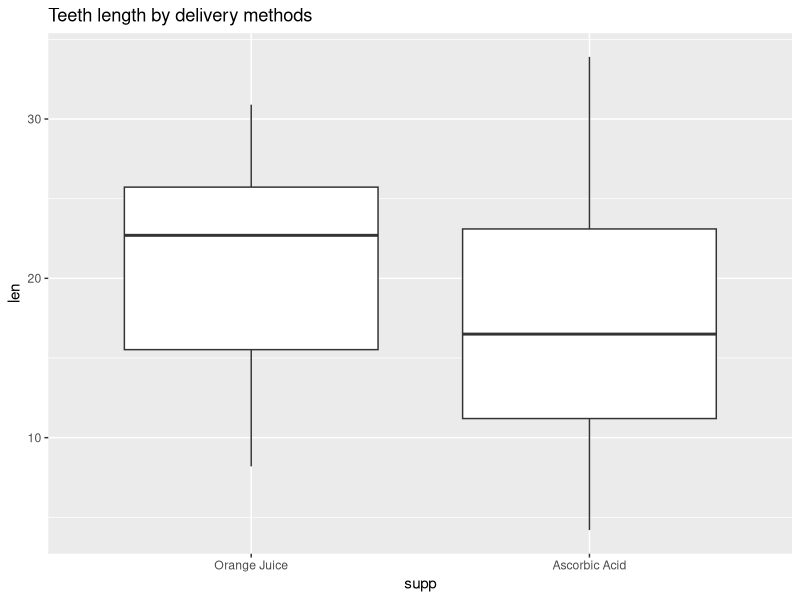
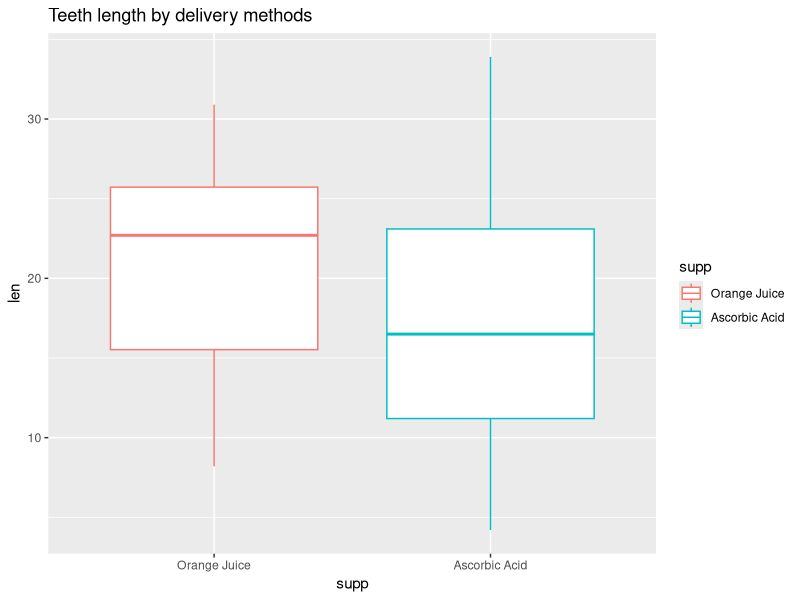
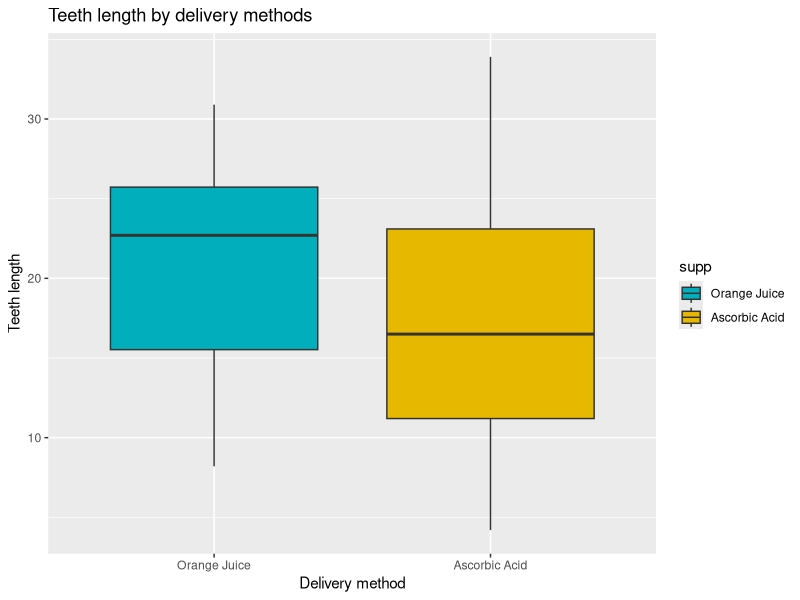
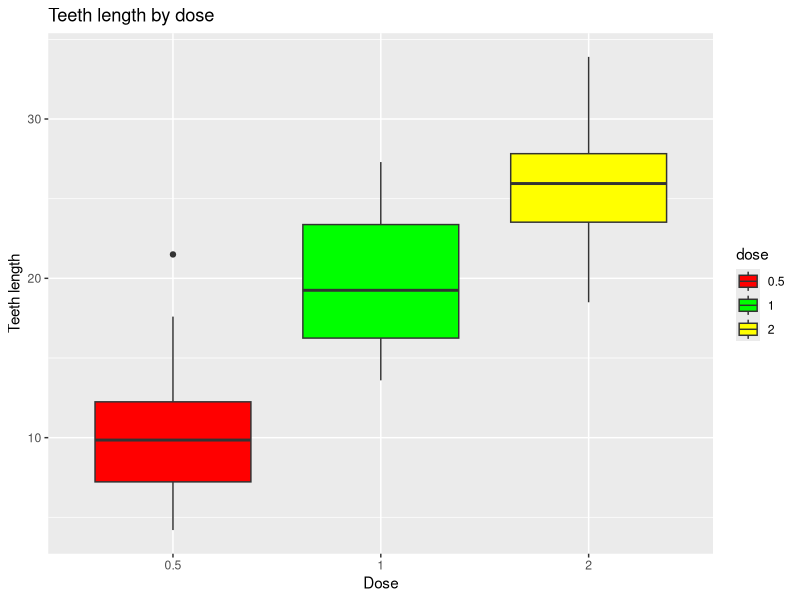
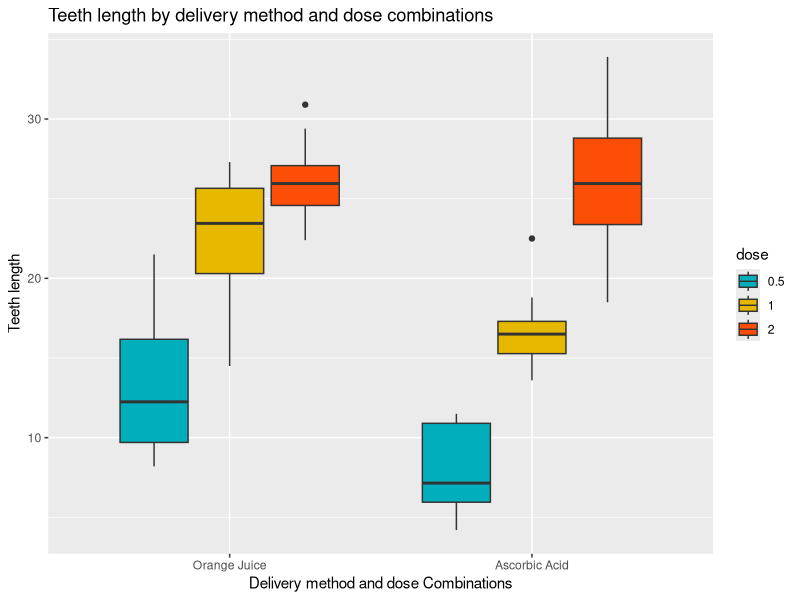
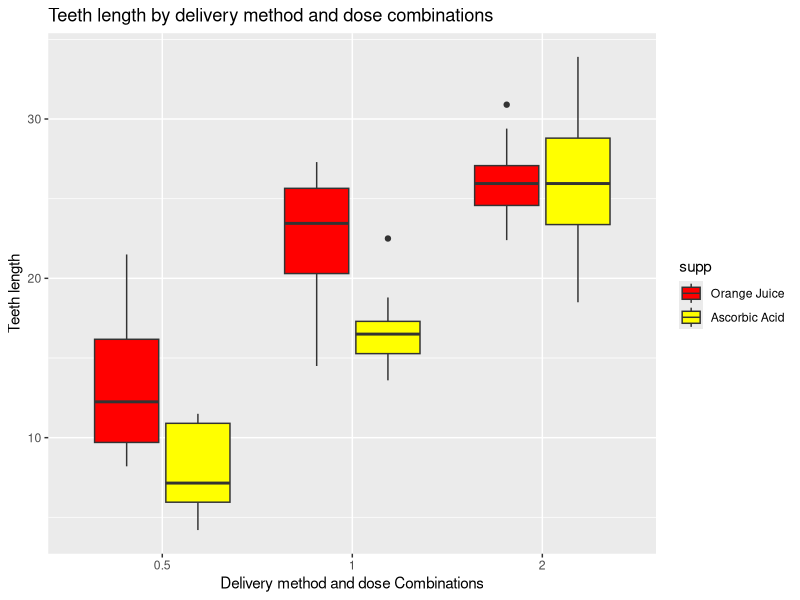
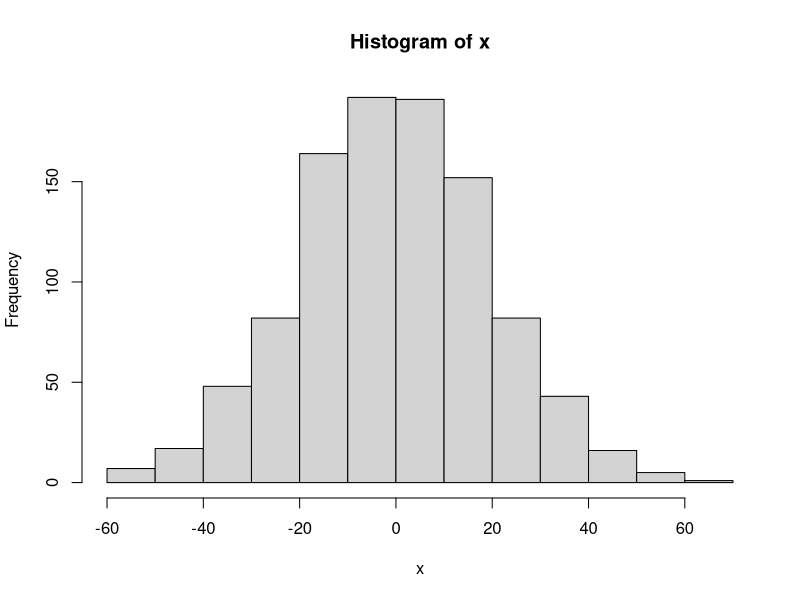
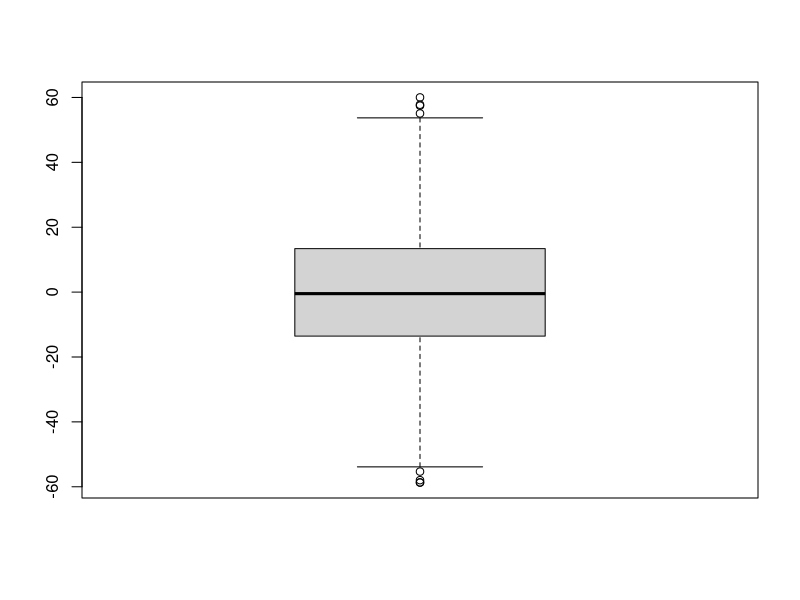

Here is the R script that generated these plots, in order:
######################################################################################
################ Comparing the means of two groups (or only one) #####################
#####################################################################################

# library(dplyr) 
library(ggplot2)
library(ggpubr)

data("ToothGrowth")
?ToothGrowth

ToothGrowth$dose <- as.factor(ToothGrowth$dose)
ToothGrowth$supp <- as.factor(ToothGrowth$supp)
levels(ToothGrowth$supp)=c("Orange Juice","Ascorbic Acid")

head(ToothGrowth)

ToothGrowth$len[ToothGrowth$supp=="Orange Juice"]
ToothGrowth$len[ToothGrowth$supp=="Ascorbic Acid"]

# Simple numerical comparison

mg1=mean(ToothGrowth$len[ToothGrowth$supp=="Orange Juice"])
mg2=mean(ToothGrowth$len[ToothGrowth$supp=="Ascorbic Acid"])

mg1
mg2

mg1-mg2


# Graphical comparison

# compare different delivery methods groups
e <- ggplot(ToothGrowth, aes(x = supp, y = len))

# add a title in ggplot
e + geom_boxplot() + 
  ggtitle("Teeth length by delivery methods") 

# use different colors
e + geom_boxplot(aes(color = supp)) + 
  ggtitle("Teeth length by delivery methods") 

# fill the box and add names to axes
e + geom_boxplot(aes(fill = supp)) +
  scale_fill_manual(values = c("#00AFBB", "#E7B800", "#FC4E07")) + 
  ggtitle("Teeth length by delivery methods") +
  xlab("Delivery method") + ylab("Teeth length")


# compare different dose groups
e2 <- ggplot(ToothGrowth, aes(x = dose, y = len))
e2 + geom_boxplot(aes(fill = dose)) +
  scale_fill_manual(values = c("red", "green", "yellow")) + 
  ggtitle("Teeth length by dose") +
  xlab("Dose") + ylab("Teeth length")


# Graphical comparison considering two factors
e <- ggplot(ToothGrowth, aes(x = supp, y = len))
e + geom_boxplot(aes(fill = dose)) +
  scale_fill_manual(values = c("#00AFBB", "#E7B800", "#FC4E07")) + 
  ggtitle("Teeth length by delivery method and dose combinations") +
  xlab("Delivery method and dose Combinations") + ylab("Teeth length")

e2 <- ggplot(ToothGrowth, aes(x = dose, y = len))
e2 + geom_boxplot(aes(fill = supp)) +
  scale_fill_manual(values = c("red", "yellow")) + 
  ggtitle("Teeth length by delivery method and dose combinations") +
  xlab("Delivery method and dose Combinations") + ylab("Teeth length") 


# Between-group variation and within-group variation

attach(ToothGrowth)

s1=subset(ToothGrowth, ToothGrowth$dose=="0.5")
s2=subset(ToothGrowth, ToothGrowth$dose=="1")
s3=subset(ToothGrowth, ToothGrowth$dose=="2")

mean(s1$len)
mean(s2$len)
mean(s3$len)

# within-group variation
sd(s1$len)
sd(s2$len)
sd(s3$len)

# Between-group variation

total_mean=mean(c(mean(s1$len), mean(s2$len), mean(s3$len)))
total_mean
mean(ToothGrowth$len) # the same

sd(c(mean(s1$len), mean(s2$len), mean(s3$len)))
sd(ToothGrowth$len) # not the same


###########################################################################
############################ parametric tests #############################
###########################################################################

########################################################################
### one-sample t-test ##################################################
########################################################################

set.seed(127)
?rnorm

x<-rnorm(1000, mean = 0, sd = 20) # generate some data

#############################################################################
# assumption 1: the data are normally distributed ##########################
#############################################################################

hist(x)

# how to check normality manually with other tests

library(tseries)
jarque.bera.test(x)
shapiro.test(x)

jarque.bera.test(x)

library(nortest) # Anderson-Darling normality test
ad.test(x)

library(nortest) # Cramer-von Mises normality test
cvm.test(x)

library(nortest) #  Lilliefors (Kolmogorov-Smirnov) normality test
lillie.test(x)

library(nortest) # Shapiro-Francia normality test
sf.test(x)

library(nortest)
pearson.test(x) # Pearson chi-square normality test


#############################################################################
# assumption 2: The dependent variable should not contain any outliers #####
#############################################################################

# How to check for outliers

boxplot(x)
outliers_values=boxplot.stats(x)$out
outliers_values


# IQR to Detect Outliers

summary(x)
summary(x)[5]
summary(x)[2]
IQR=summary(x)[5]-summary(x)[2]
IQR # Interquartile range

up_out=summary(x)[5]+1.5*IQR
down_out=summary(x)[2]-1.5*IQR

up_out
down_out

max(x)
min(x)

which(x>up_out)
which(x<down_out)

out_data=c(which(x<down_out), which(x>up_out))
out_data

length(x)
x[out_data]

x_new=x[-out_data]
length(x_new)

boxplot(x_new)
outliers_values_new=boxplot.stats(x_new)$out
outliers_values_new

# Using Z-scores to Detect Outliers

z=(x-mean(x))/sd(x)
summary(z)
boxplot(z)

which(z > 2.5)
which(z < -2.5)

out_data_z=c(which(z > 2.5), which(z < -2.5))
out_data_z

x_new2=x[-out_data_z]
length(x_new2)


# create a function to find and remove outliers automatically using z score

remove_outliers_z=function(x, value=2.5){
  z=(x-mean(x))/sd(x)
  out_data_z=c(which(z > value), which(z < -value))
  x_new=x[-out_data_z]
  print(length(x_new))
  boxplot(x_new)
  summary(x_new)
  par(mfrow=c(1,2))
  boxplot(x_new, main="New Distribution BoxPlot")
  hist(x_new, main="New Distribution Histogram")
}

remove_outliers_iqr=function(x){
  IQR=summary(x)[5]-summary(x)[2]
  up_out=summary(x)[5]+1.5*IQR
  down_out=summary(x)[2]-1.5*IQR
  out_data=c(which(x<down_out), which(x>up_out))
  x_new=x[-out_data]
  print(length(x_new))
  boxplot(x_new)
  summary(x_new)}

?runif
?rbeta

# x=runif(300, min=0, max=100)
# x=sample(1:10000, 1000, replace=T)

x=rbeta(1000, 3, 0.6)

hist(x)
boxplot(x)

remove_outliers_z(x)
remove_outliers_z(x,3)
remove_outliers_z(x,1)

boxplot(x)
remove_outliers_iqr(x)
